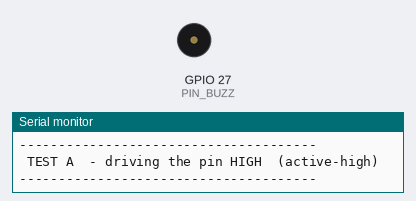
Recording of a sketch running on a simulated ESP32. On the bench: buzzer (waves = sounding), the last lines printed to the serial monitor.

Above: at 0.67 s.
At 35.4 s:
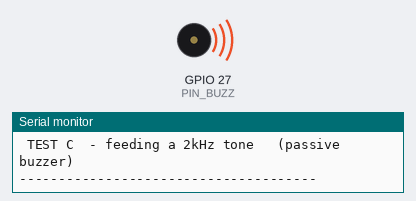
Timing chart, 0 to 37.5 s (numbered marks = the images above):
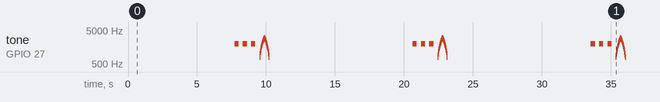

Measured:
- by itself, tone on GPIO 27 (PIN_BUZZ): plays 2000 Hz for 0.30 s, 2000 Hz for 0.30 s, 2000 Hz for 0.30 s, 800 Hz for 0.02 s, 900 Hz for 0.02 s, 1000 Hz for 0.02 s … (144 notes in this stretch)

The sketch:

BuzzTest.ino
```cpp
/*
  BuzzTest.ino — "just make it buzz". Nothing else.

  No screen, no WiFi, no reed switch. If this stays silent, the problem
  is the wiring or the module — nothing else can be blamed.

  ------------------------------------------------------------------
  WIRING  (board = classic ESP32 WROOM on COM6, hold BOOT to upload)
  ------------------------------------------------------------------
     buzzer VCC (or +)  ->  3V3
     buzzer GND (or -)  ->  GND
     buzzer I/O (or S)  ->  GPIO 27

  !! BREADBOARD WARNING: the power rails are SPLIT in the middle.
  !! Keep both taps on the SAME half of the rail, and GND on the blue
  !! rail only - never the red one.
  ------------------------------------------------------------------

  WHAT IT DOES: there are three kinds of buzzer module and they need
  three different signals, so this tries each one for 3 seconds in a
  loop and prints which test is running. Watch Serial @115200 and note
  WHICH TEST makes the noise - that tells us exactly what you have:

    TEST A sounds -> active buzzer, normal.  BUZZER_ACTIVE_HIGH 1
    TEST B sounds -> active buzzer, inverted. BUZZER_ACTIVE_HIGH 0
    TEST C sounds -> PASSIVE buzzer (needs a tone, not a level).
                     Tell me - the alarm code needs a small change.
    nothing sounds -> wiring, or the module is dead. See the checklist.
*/

#define PIN_BUZZ 27      // same pin the real alarm uses

void banner(const char* what) {
  Serial.println();
  Serial.println("--------------------------------------");
  Serial.printf(" %s\n", what);
  Serial.println("--------------------------------------");
}

void setup() {
  Serial.begin(115200);
  delay(300);
  Serial.println();
  Serial.println("======================================");
  Serial.println(" BuzzTest - which buzzer do you have?");
  Serial.printf (" buzzer signal pin = GPIO %d\n", PIN_BUZZ);
  Serial.println(" listen, and note WHICH test beeps");
  Serial.println("======================================");

  pinMode(PIN_BUZZ, OUTPUT);
  digitalWrite(PIN_BUZZ, LOW);
}

void loop() {
  // ---- TEST A: plain HIGH. The common active buzzer module. ----
  banner("TEST A  - driving the pin HIGH  (active-high)");
  for (int i = 0; i < 5; i++) {
    digitalWrite(PIN_BUZZ, HIGH);  delay(200);
    digitalWrite(PIN_BUZZ, LOW);   delay(300);
  }
  digitalWrite(PIN_BUZZ, LOW);
  delay(1200);

  // ---- TEST B: plain LOW. Some 3-pin modules sound when pulled low. ----
  banner("TEST B  - driving the pin LOW   (active-low)");
  digitalWrite(PIN_BUZZ, HIGH);          // idle high for this one
  for (int i = 0; i < 5; i++) {
    digitalWrite(PIN_BUZZ, LOW);   delay(200);
    digitalWrite(PIN_BUZZ, HIGH);  delay(300);
  }
  digitalWrite(PIN_BUZZ, LOW);
  delay(1200);

  // ---- TEST C: a real tone. A PASSIVE buzzer only works this way. ----
  banner("TEST C  - feeding a 2kHz tone   (passive buzzer)");
  for (int i = 0; i < 3; i++) {
    tone(PIN_BUZZ, 2000);  delay(300);
    noTone(PIN_BUZZ);      delay(300);
  }
  // a little up-down sweep, unmistakable if it is a passive one
  for (int f = 800; f <= 3000; f += 100) { tone(PIN_BUZZ, f); delay(15); }
  for (int f = 3000; f >= 800; f -= 100) { tone(PIN_BUZZ, f); delay(15); }
  noTone(PIN_BUZZ);
  digitalWrite(PIN_BUZZ, LOW);

  banner("...silence for 3s, then round again");
  delay(3000);
}
```
